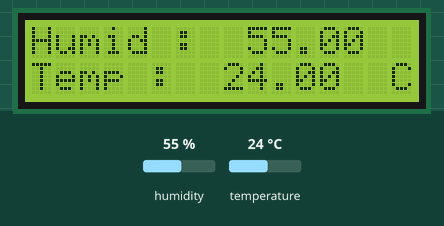
Bench run of a sketch on a simulated ESP32. Shown: 16×2 character LCD. Inputs (shaded band) come from the test bench; at power-on: humidity 55 %, temperature 24 °C. WiFi joins after 1.5 s; servers stay silent unless stated; random numbers use the default seed unless the sketch sets one; no MQTT or app messages arrive unless stated; what the sketch prints to the serial monitor is not drawn.

Above: at 3.8 s.
3.9 s: humidity set to 22 %
At 6.1 s:
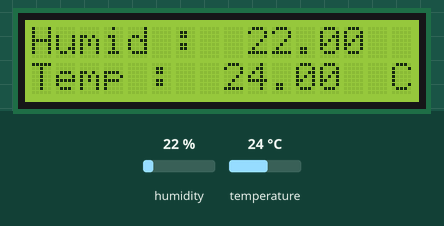
6.7 s: temperature set to 12 °C
At 8.1 s:
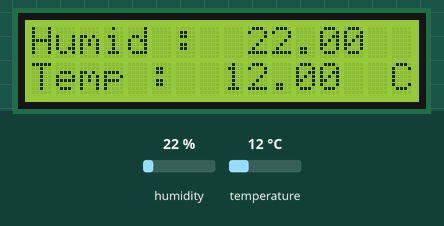
9.5 s: humidity set to 40 %
At 12.0 s:
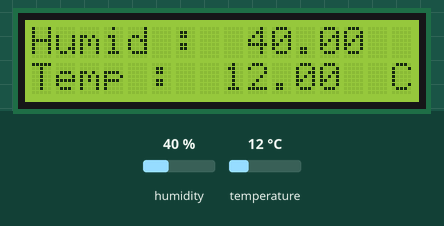
12.4 s: temperature set to 19 °C
At 14.0 s:
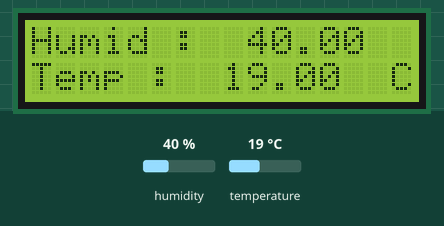
Timing chart, 0 to 15.5 s (numbered marks = the images above; inputs shaded):
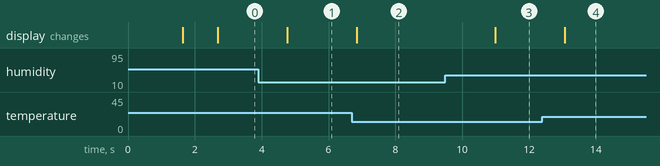

Measured:
- after the input at 3.9 s, the display: changes after 0.86 s (image 1)
- after the input at 6.7 s, the display: changes after 0.14 s (image 2)
- after the input at 9.5 s, the display: changes after 1.5 s (image 3)
- after the input at 12.4 s, the display: changes after 0.67 s (image 4)

The sketch:

Code.ino
```cpp
#include <DHT.h>;
#include <LiquidCrystal_I2C.h>
#include <Wire.h>
#include <WiFi.h>
#include <PubSubClient.h>

#define DHTPIN 15
#define DHTTYPE DHT22   // DHT 22  (AM2302)
DHT dht(DHTPIN, DHTTYPE);

LiquidCrystal_I2C lcd(0x27,16,2);

char clientId[50];
// Membuat objek wifiClient
WiFiClient wifiClient;
// Membuat Object mqttClient dengan Konstruktor objek WiFiClient (Permintaan dari Lib)
PubSubClient mqttClient(wifiClient);

char *mqttServer = "broker.hivemq.com";
//String mqttServer = "broker.hivemq.com";   //opsi kedua selain char
int mqttPort = 1883;

void callback(char* topic, byte* message, unsigned int length){
  Serial.print("CallBack - ");
  Serial.print("Message: ");
  for(int i = 0; i < length; i++){
    Serial.print((char)message[i]);
  }
}

void reconnect(){
  WiFi.mode(WIFI_STA);  // Assign esp as Station
  WiFi.begin("Wokwi-GUEST", "");
  while(WiFi.status()!=WL_CONNECTED){
    Serial.println(".");
    delay(100);
  }
  Serial.print("Status Koneksi : ESP Telah Terkoneksi");
  //Serial.println(WiFi.status());
  //Serial.println("ESP Telah Terkoneksi");
}

void connectToBroker() {
  Serial.println("Connecting to MQTT Broker...");
  while (!mqttClient.connected()) {
      Serial.println("Reconnecting to MQTT Broker..");
      String clientId = "ESP32Client-";
      clientId += String(random(0xffff), HEX);

      if (mqttClient.connect(clientId.c_str())) {
        Serial.println("Connected.");
      }
  }
}

void setup()
{
  lcd.init();
  Serial.begin(115200);
  Serial.println("Starting....");
  reconnect();
  dht.begin();
  mqttClient.setServer(mqttServer, mqttPort);  // Mengatur detail Broker target yang digunakan
  mqttClient.setCallback(callback);            // Jika kita ingin menerima persan untuk langganan yang dibuat oleh client
  connectToBroker();
  lcd.backlight();
  lcd.setBacklight(HIGH);
  lcd.setCursor(0,0);
  lcd.println("Hello Im");
  lcd.setCursor(0,1);
  lcd.println("Nur Akbar");
  delay(1000);
}

void loop()
{

    double humidity = dht.readHumidity();
    double temperature = dht.readTemperature();

    lcd.setCursor(0,0);
    lcd.println("Humid :");
    lcd.println(humidity);
    lcd.println("%");
    lcd.setCursor(0,1);
    lcd.println("Temp :");
    lcd.println(temperature);
    lcd.println("C");

    Serial.print("Humidity : ");
    Serial.print(humidity);
    Serial.print(" %, Temperature : ");
    Serial.print(temperature);
    Serial.println(" Celsius");

    char humString[8];
    dtostrf(humidity,1,1,humString); // Convert float to String
    mqttClient.publish("techad/test/tes1", humString);

    char tempString[8];
    dtostrf(temperature,1,1,tempString); // Convert float to String
    mqttClient.publish("techad/test/tes1", tempString);

    //delay(10000);
    delay(1000);
}
```
